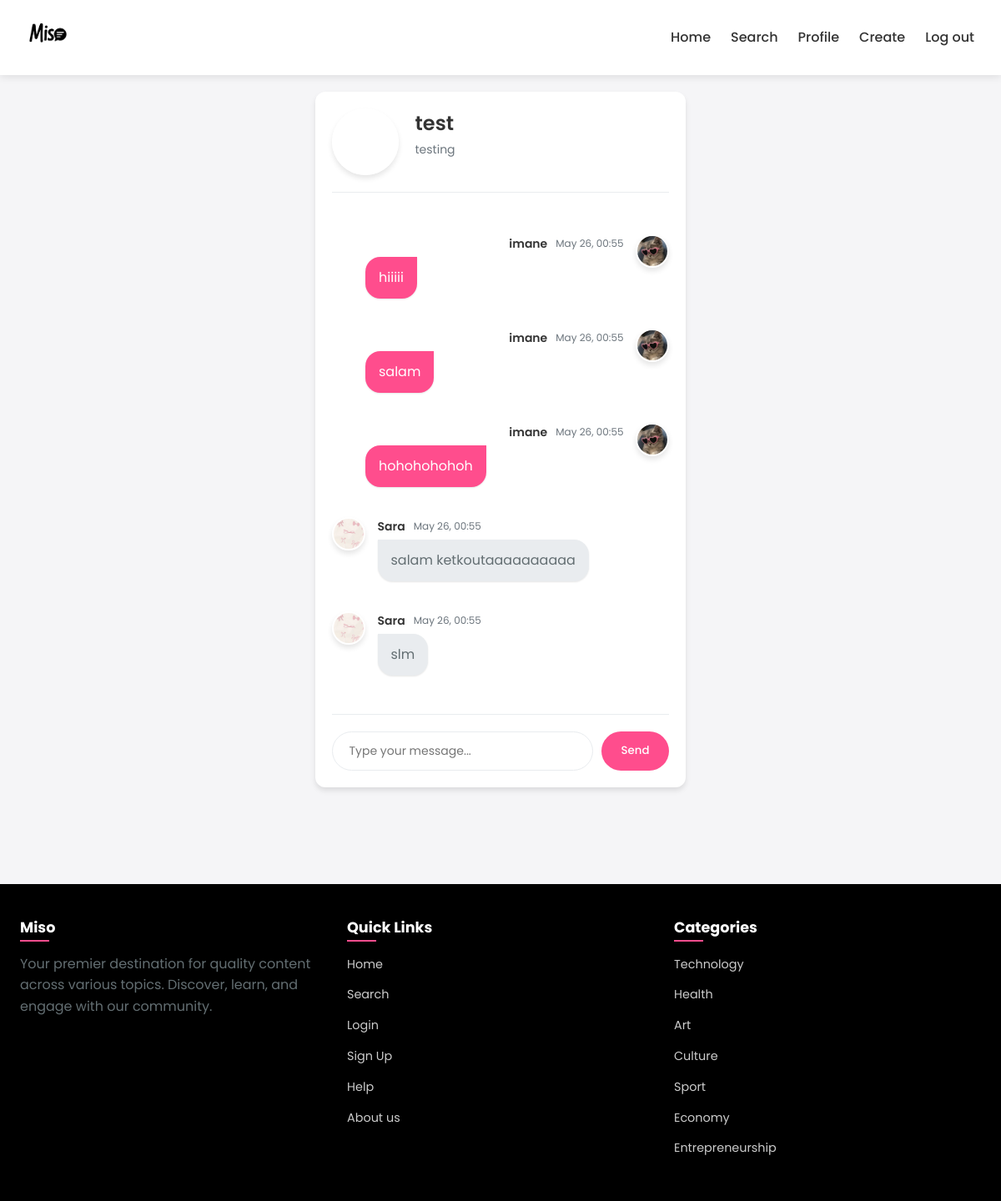
/discussion/1 (signed in), run on the app's committed database.
### app.py (models this page shows)
class Discussion(db.Model):
    id = db.Column(db.Integer, primary_key=True)
    title = db.Column(db.String(200), nullable=False)
    description = db.Column(db.Text, nullable=False)
    profile_pic = db.Column(db.String(200), default='default_discussion.jpg')
    created_at = db.Column(db.DateTime, default=datetime.now(timezone.utc))
    author_id = db.Column(db.Integer, db.ForeignKey('user.id'), nullable=False)
    messages = db.relationship('DiscussionMessage', backref='discussion', lazy=True)

class DiscussionMessage(db.Model):
    id = db.Column(db.Integer, primary_key=True)
    text = db.Column(db.Text, nullable=False)
    timestamp = db.Column(db.DateTime, default=datetime.now(timezone.utc))
    author_id = db.Column(db.Integer, db.ForeignKey('user.id'), nullable=False)
    discussion_id = db.Column(db.Integer, db.ForeignKey('discussion.id'), nullable=False)

class User(db.Model):
    id = db.Column(db.Integer, primary_key=True)
    username = db.Column(db.String(80), unique=True, nullable=False)
    email = db.Column(db.String(120), unique=True, nullable=False)
    password = db.Column(db.String(200), nullable=False)
    profile_pic = db.Column(db.String(200), default='default.jpg')
    articles = db.relationship('Article', backref='author', lazy=True)
    liked_articles = db.relationship('Like', backref='user', lazy=True, foreign_keys='Like.user_id')
    comments = db.relationship('Comment', backref='author', lazy=True)
    discussion_messages = db.relationship('DiscussionMessage', backref='author', lazy=True)

### app.py (the view, shortened to what this page needs)
@app.route('/discussion/<int:id>', methods=['GET', 'POST'])
def view_discussion(id):
    if 'user_id' not in session:
        return redirect(url_for('login'))
    discussion = Discussion.query.get_or_404(id)
    messages = DiscussionMessage.query.filter_by(discussion_id=discussion.id)\
                                    .order_by(DiscussionMessage.timestamp.asc())\
                                    .all()
    return render_template('discussion_view.html',
                         discussion=discussion,
                         messages=messages,
                         current_user_id=session['user_id'])

### templates/discussion_view.html (shortened to what this page needs)
<!DOCTYPE html>
<html>
<head>
    <link rel="stylesheet" href="{{ url_for('static', filename='css/search_page.css') }}">
    <link rel="stylesheet" href="https://cdnjs.cloudflare.com/ajax/libs/font-awesome/6.4.0/css/all.min.css">
</head>
<body>
    <header class="navbar">
        <a href="{{ url_for('home_after_login') }}" class="mi">
            <img src="{{ url_for('static', filename='images/logo.png') }}" alt="Miso Logo" class="logo-img">
        </a>
        <nav class="navbar-links">
            <ul>
                <li><a href="{{ url_for('home_after_login') }}">Home</a></li>
                <li><a href="{{ url_for('search') }}">Search</a></li>
                <li><a href="{{ url_for('profile') }}">Profile</a></li>
                <li><a href="{{ url_for('create') }}">Create</a></li>
                <li><a href="{{ url_for('logout') }}">Log out</a></li>
            </ul>
        </nav>
    </header>
    <div class="main-content">
        <div class="discussion-container">
            <div class="discussion-header">
                <div class="discussion-image"
                     style="background-image: url('{{ url_for('static', filename='uploads/' + discussion.profile_pic) if discussion.profile_pic != 'default_discussion.jpg' else url_for('static', filename='images/default_discussion.jpg') }}')">
                </div>
                <div>
                    <h1 class="discussion-title">{{ discussion.title }}</h1>
                    <p class="discussion-description">{{ discussion.description }}</p>
                </div>
            </div>
            <div class="messages-container">
                {% for message in messages %}
                <div class="message {% if message.author_id == current_user_id %}your-message{% endif %}">
                    <div class="message-avatar"
                         style="background-image: url('{{ url_for('static', filename='uploads/' + message.author.profile_pic) if message.author.profile_pic != 'default.jpg' else url_for('static', filename='images/default.jpg') }}')">
                    </div>
                    <div class="message-content">
                        <div class="message-header">
                            <span class="message-author">{{ message.author.username }}</span>
                            <span class="message-time">{{ message.timestamp.strftime('%b %d, %H:%M') }}</span>
                        </div>
                        <p class="message-text">{{ message.text }}</p>
                    </div>
                </div>
                {% endfor %}
            </div>
            <form method="POST" class="message-form">
                <input type="text" name="message_text" class="message-input" placeholder="Type your message..." required>
                <button type="submit" class="send-button">Send</button>
            </form>
        </div>
    </div>
    <footer class="footer">
        <div class="footer-content">
            <div class="footer-column">
                <h3>Miso</h3>
                <p>Your premier destination for quality content across various topics. Discover, learn, and engage with our community.</p>
            </div>
            <div class="footer-column">
                <h3>Quick Links</h3>
                <ul>
                    <li><a href="{{ url_for('home') }}">Home</a></li>
                    <li><a href="{{ url_for('search_be') }}">Search</a></li>
                    <li><a href="{{ url_for('login') }}">Login</a></li>
                    <li><a href="{{ url_for('signup') }}">Sign Up</a></li>
                    <li><a href="{{ url_for('help') }}">Help</a></li>
                    <li><a href="{{ url_for('about_us') }}">About us</a></li>
                </ul>
            </div>
            <div class="footer-column">
                <h3>Categories</h3>
                <ul>
                    <li><a href="{{ url_for('category_be', category_name='technology') }}">Technology</a></li>
                    <li><a href="{{ url_for('category_be', category_name='health') }}">Health</a></li>
                    <li><a href="{{ url_for('category_be', category_name='art') }}">Art</a></li>
                    <li><a href="{{ url_for('category_be', category_name='culture') }}">Culture</a></li>
                    <li><a href="{{ url_for('category_be', category_name='sport') }}">Sport</a></li>
                    <li><a href="{{ url_for('category_be', category_name='economy') }}">Economy</a></li>
                    <li><a href="{{ url_for('category_be', category_name='entrepreneurship') }}">Entrepreneurship</a></li>
                </ul>
            </div>
        </div>
    </footer>
</body>
</html>

### static/css/search_page.css (style rules this page uses)
:root { --primary: #FF4D8D; --primary-dark: #E0447D; --secondary: #6C5CE7; --dark: #2D3436; --light: #F5F6FA; --gray: #636E72; --light-gray: #DFE6E9; --success: #00B894; --warning: #FDCB6E; --danger: #D63031; --info: #0984E3; --shadow-sm: 0 1px 3px rgba(0,0,0,0.12), 0 1px 2px rgba(0,0,0,0.24); --shadow-md: 0 4px 6px rgba(0,0,0,0.1), 0 1px 3px rgba(0,0,0,0.08); --shadow-lg: 0 10px 25px rgba(0,0,0,0.1), 0 5px 10px rgba(0,0,0,0.05); --shadow-xl: 0 20px 40px rgba(0,0,0,0.15), 0 10px 10px rgba(0,0,0,0.05); --transition: all 0.3s cubic-bezier(0.25, 0.8, 0.25, 1); --transition-fast: all 0.15s ease; }
* { box-sizing: border-box; margin: 0; padding: 0; }
body { font-family: 'Inter', -apple-system, BlinkMacSystemFont, 'Segoe UI', Roboto, Oxygen, Ubuntu, Cantarell, 'Open Sans', 'Helvetica Neue', sans-serif; line-height: 1.6; color: var(--dark); background-color: var(--light); overflow-x: hidden; }
h1, h2, h3, h4, h5, h6 { font-weight: 700; line-height: 1.2; margin-bottom: 0.75rem; }
h1 { font-size: clamp(2.5rem, 5vw, 3.5rem); }
h3 { font-size: clamp(1.5rem, 3vw, 1.75rem); }
p { margin-bottom: 1rem; color: var(--gray); }
a { text-decoration: none; color: inherit; transition: var(--transition-fast); }
.navbar { display: flex; justify-content: space-between; align-items: center; padding: 1rem 2rem; background-color: rgba(255, 255, 255, 0.9); backdrop-filter: blur(10px); -webkit-backdrop-filter: blur(10px); position: sticky; top: 0; z-index: 100; box-shadow: var(--shadow-sm); }
.logo-img { height: 50px; width: auto; transition: var(--transition); }
.navbar-links ul { display: flex; list-style: none; gap: 1.5rem; }
.navbar-links li a { padding: 0.5rem 0; position: relative; font-weight: 500; }
.navbar-links li a:not(.sign)::after { content: ''; position: absolute; bottom: 0; left: 0; width: 0; height: 2px; background-color: var(--primary); transition: var(--transition); }
.main-content { display: flex; flex-direction: column; max-width: 1200px; margin: 0 auto; padding: 0 1rem 3rem; gap: 1.5rem; }
.footer { background: #000; color: white; padding: 2.5rem 1.5rem; text-align: center; margin-top: 3rem; }
.footer-content { max-width: 1200px; margin: 0 auto; display: grid; grid-template-columns: repeat(auto-fit, minmax(220px, 1fr)); gap: 1.5rem; text-align: left; }
.footer-column h3 { color: white; margin-bottom: 1.25rem; font-size: 1.1rem; position: relative; display: inline-block; }
.footer-column h3:after { content: ''; position: absolute; bottom: -6px; left: 0; width: 35px; height: 2px; background: var(--primary); }
.footer-column ul { list-style: none; padding: 0; }
.footer-column ul li { margin-bottom: 0.7rem; }
.footer-column ul li a { color: #ccc; text-decoration: none; transition: all 0.3s; font-size: 0.9rem; }
.discussion-image { height: 200px; background-size: cover; background-position: center; }
.discussion-description { color: #666; margin-bottom: 15px; display: -webkit-box; -webkit-line-clamp: 3; -webkit-box-orient: vertical; overflow: hidden; }

### data on the page
Discussion: title "test", description "testing"
DiscussionMessage: profile_pic (picture), author.username "imane", timestamp "May 26, 00:55", text "hiiiii"
DiscussionMessage: profile_pic (picture), author.username "imane", timestamp "May 26, 00:55", text "salam"
DiscussionMessage: profile_pic (picture), author.username "imane", timestamp "May 26, 00:55", text "hohohohohoh"
DiscussionMessage: profile_pic (picture), author.username "Sara", timestamp "May 26, 00:55", text "salam ketkoutaaaaaaaaaa"
DiscussionMessage: profile_pic (picture), author.username "Sara", timestamp "May 26, 00:55", text "slm"
